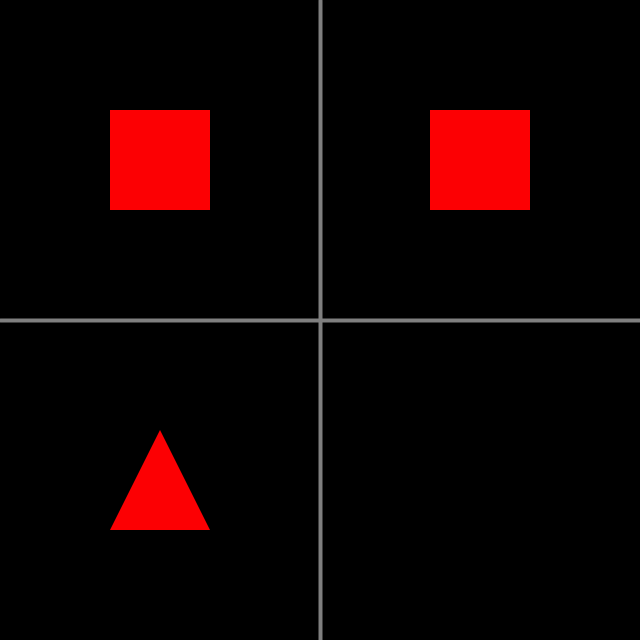
Frame 1 (no input)
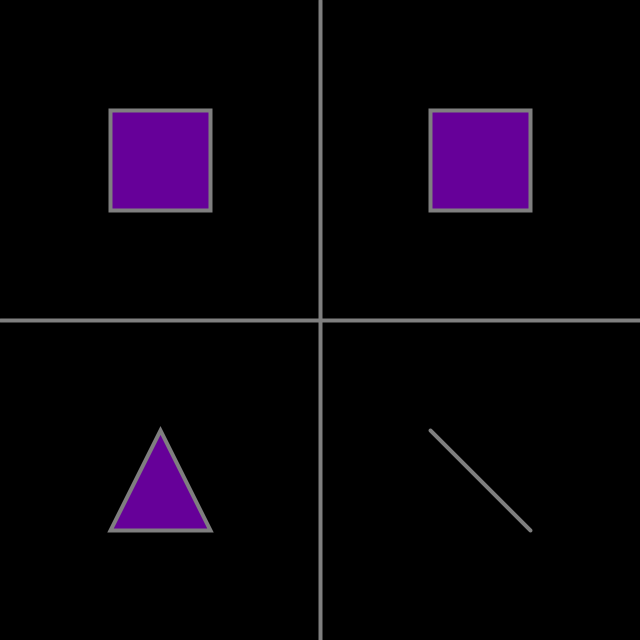
Frame 60 (the mouse pressed at the canvas centre just before this capture)
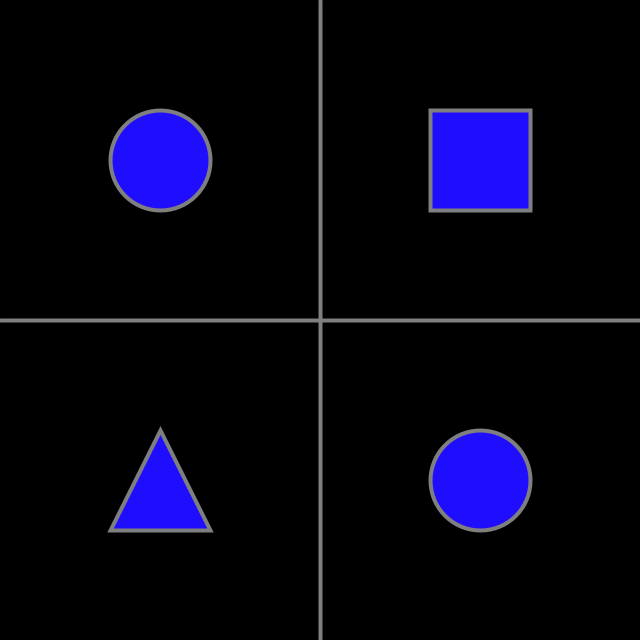
Frame 120 (the mouse held since frame 60 and released just before this capture)

The Processing sketch that drew these frames (run headless with seeded random() and noise(); from frame 60 on, the mouse is pressed at the canvas centre):

// Processing sketch: conditionalPractice
// ── conditionalPractice.pde
color startColor, endColor;
float colorTransition;

void setup() {
  size(640, 640);
  rectMode(CENTER);
  noStroke();
  
  startColor = color(255, 0, 0);
  endColor = color(0, 0, 255);
  colorTransition = 0;
}

void draw() {
  background(0);

  colorTransition += 0.01;
  if (colorTransition > 1) {
    colorTransition = 0;
    
    startColor = endColor;
    endColor = color(random(255), random(255), random(255));
  }

  color currentColor = lerpColor(startColor, endColor, colorTransition);
  fill(currentColor);

  float cellWidth = width / 2.0;
  float cellHeight = height / 2.0;

  if (mouseX < cellWidth && mouseY < cellHeight) {
    square(cellWidth / 2, cellHeight / 2, 100);
  } else {
    circle(cellWidth / 2, cellHeight / 2, 100);
  }


  if (mouseX >= cellWidth && mouseY < cellHeight) {
    triangle(cellWidth * 1.5 - 50, cellHeight / 2 + 50, cellWidth * 1.5, cellHeight / 2 - 50, cellWidth * 1.5 + 50, cellHeight / 2 + 50);
  } else {
    square(cellWidth * 1.5, cellHeight / 2, 100);
  }


  if (mouseX < cellWidth && mouseY >= cellHeight) {
    line(cellWidth / 2 - 50, cellHeight * 1.5 - 50, cellWidth / 2 + 50, cellHeight * 1.5 + 50);
  } else {
    triangle(cellWidth / 2 - 50, cellHeight * 1.5 + 50, cellWidth / 2, cellHeight * 1.5 - 50, cellWidth / 2 + 50, cellHeight * 1.5 + 50);
  }

  
  if (mouseX >= cellWidth && mouseY >= cellHeight) {
    circle(cellWidth * 1.5, cellHeight * 1.5, 100); 
  } else {
    line(cellWidth * 1.5 - 50, cellHeight * 1.5 - 50, cellWidth * 1.5 + 50, cellHeight * 1.5 + 50);
  }


  stroke(127);
  strokeWeight(4);
  line(cellWidth, 0, cellWidth, height);
  line(0, cellHeight, width, cellHeight);
}
